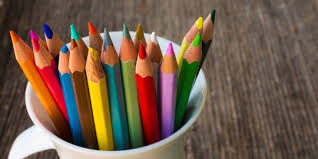
#> input picture PCD/sesi5dan6/pensil.jpeg, 318 x 159 px, found by its file name
$ python mirroring.py
#> lines starting #> are read from the running program, lines starting #| are printed output that depends on the picture
import numpy as np
import imageio as img
import matplotlib.pyplot as plt

path = 'PCD\sesi5dan6\pensil.jpeg'
image = img.imread(path)
#> image is the input picture: shape (159, 318, 3); mean R, G, B 114.5, 91.5, 74.3
height, width = image.shape[:2]
#> height = 159; width = 318
horizontal = np.zeros_like(image)
vertical = np.zeros_like(image)
for y in range(height):
  for x in range(width):
    horizontal[y, x] = image[y, width - 1 - x]
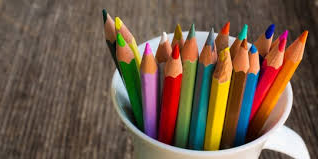
#> horizontal: shape (159, 318, 3); mean R, G, B 114.5, 91.5, 74.3
for y in range(height):
  for x in range(width):
    vertical[y, x] = image[height - 1 - y, x]
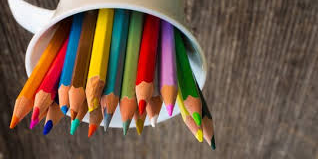
#> vertical: shape (159, 318, 3); mean R, G, B 114.5, 91.5, 74.3
plt.figure(figsize=(10, 5))
plt.subplot(1, 3, 1)
plt.imshow(image)
plt.subplot(1, 3, 2)
plt.imshow(horizontal)
plt.subplot(1, 3, 3)
plt.imshow(vertical)
plt.show()
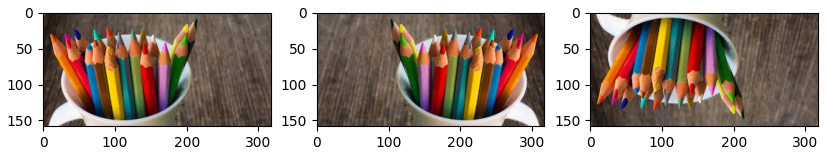
#> figure drawn by matplotlib, 3 panels
